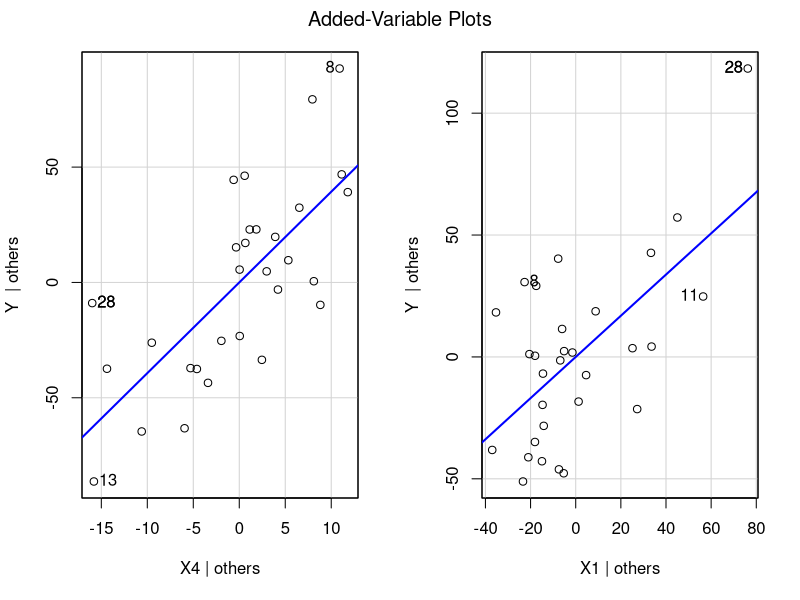
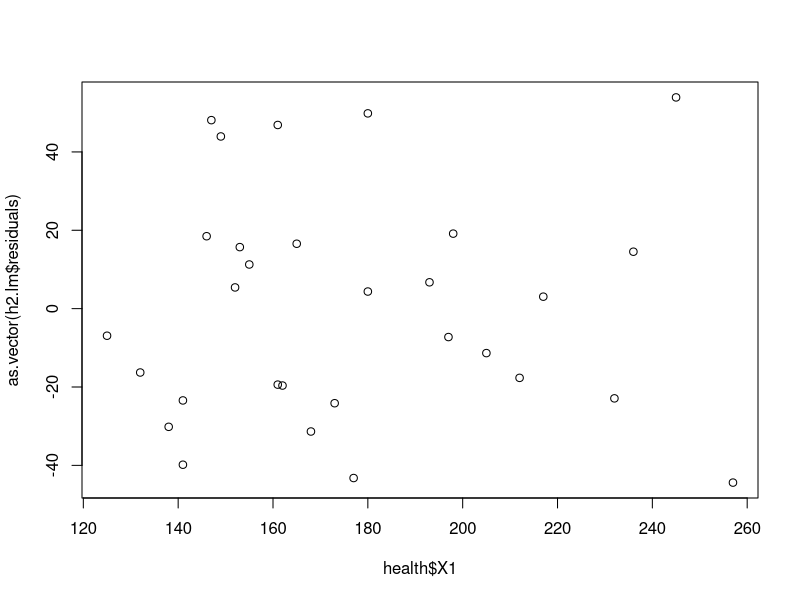

Source code (R) for these figures, in order:
health <- read.table('./reg2020/health.txt', header = T)
health <- health[, -1]
t(health)

cor(health)

h0.lm <- lm(Y ~ X1, data = health)
h1.lm <- lm(Y ~ X4, data = health)
h2.lm <- lm(Y ~ X4 + X1, data = health)
h3.lm <- lm(Y ~ X4 + X1 + X2, data = health)
h4.lm <- lm(Y ~ X4 + X1 + X2 + X3, data = health)

anova1 <- anova(h0.lm, h2.lm)
anova1
anova1$RSS[1] - anova1$RSS[2]

anova2 <- anova(h2.lm, h3.lm)
anova2
anova2$RSS[1] - anova2$RSS[2]

anova3 <- anova(h3.lm, h4.lm)
anova3
anova3$RSS[1] - anova3$RSS[2]

anova0 <- anova(h1.lm, h2.lm)
anova0
anova0$RSS[1] - anova0$RSS[2]

library(car)
avPlots(h2.lm)

health.lm.anova <- anova(h2.lm)
health.lm.anova

plot(health$X1, as.vector(h2.lm$residuals))
identify(health$X1, as.vector(h2.lm$residuals))